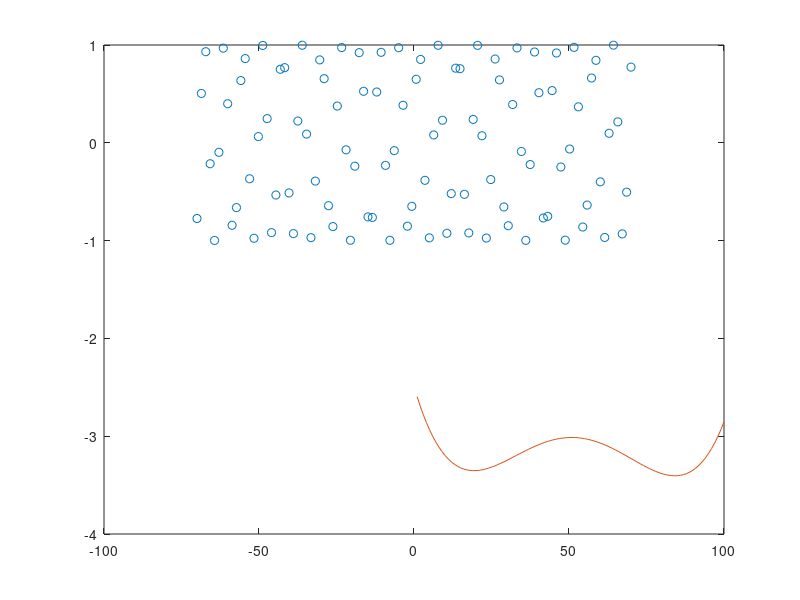

Reproduce this figure in MATLAB.
% -----------------------------------------------------------------
% Exercício 01

% A = [1 10 -4 6; 3 -11 25 9]

% A(2,1) = 18

% A = [A;[30 21 19 1]]

% A(2,8) = -6

% B = [A(1:3,2:5)]


% -----------------------------------------------------------------
% Exercício 02

% a = 2500/20
% a = 2500/20;
% b = [1 2 3 4 5 6 7 8 9]
% c = [1 2 3; 4 5 6; 7 8 9]
% c= [c;[10 11 12]]
% c(2,2)=0
% l = length(b)
% [m, n] = size(b)
% x = 1 : 2 : 9
% x = (0.8 : 0.2 : 1.4);
% y = sin(x)
% a = 2^3
% a = 4/3


% -----------------------------------------------------------------
% Exercício 03

% A = [2 1 -1; 0 1 0]
% B = [1 3 -1; 3 -1 -3]
% C = [1 1 1; 2 2 2; 1 -1 0]
% D = [1 -1; 1 0]
% E = [1 0 2]

% 2*A
% % A*E
% F = B'
% A.*B
% E/5
% % det(B)
% sin(A)
% exp(E)
% inv(A*A')


% -----------------------------------------------------------------
% Exercício 04

% format short
% short = -25.36278133

% format short e
% short_e = -25.36278133

% format long
% long = -25.36278133

% format long e
% long_e = -25.36278133

% format rat
% rat = -25.36278133

% format hex
% hex = -25.36278133

% format +
% plus = -25.36278133


% -----------------------------------------------------------------
% Exercício 05

% O símbolo ' % ' significa que o que tiver após ele será um comentário. Ou seja, não será compilado no código.

% ' who ' apresenta todas as variáveis que foram criadas até o momento.

% ' whos ' apresenta todas as variáveis que foram criadas até o momento, mas com alguns detalhes a mais: nome, tamanho, bytes e classe.

% ' clear ' deleta todas as variáveis criadas

% ' clear a ' deleta apenas a variavel chamada 'a'

% ' clc ' limpa a tela

% ' close 3 ' fecha a terceira imagem aberta
 
% ' close all ' fecha todas as imagens


% -----------------------------------------------------------------
% Exercício 06

% p_1 = [1 1 -6]
% r_1 = roots(p_1)

% p_2 = [1 -2 -3 -6]
% r_2 = roots(p_2)

% p_3 = [1 0 4 0 -2 1]
% r_3 = roots(p_3)

% p_4 = [1 0 0 0 0 0 2]
% r_4 = roots(p_4)


% -----------------------------------------------------------------
% Exercício 07

x = [-55 -25 5 35 65];
y = [-3.25 -3.2 -3.02 -3.32 -3.1];

save dados.mat x y 

% ao usar o comando ' clear all ', todas as variaveis ja criadas foram apagadas. Mas, quando demos ' load ' nos dados salvos, as variaveis 'x' e 'y' voltaram.

c = polyfit(x,y,4)

% plot(x,c);
% plot(y,c);

p = linspace(-70,70,100);
p = p';

yy = sin(p);

f = polyval(c,p);

plot(p,yy, 'o', f, '-');


% -----------------------------------------------------------------
% Exercício 08

% z1 = 3 - 2*i
% [theta_z1, rho_z1] = cart2pol(real(z1), imag(z1))

% z2 = -i;
% [theta_z2, rho_z2] = cart2pol(real(z2), imag(z2))

% z3 = -2;
% [theta_z3, rho_z3] = cart2pol(real(z3), imag(z3))

% z4 = log(e)+ log(2)*i;
% [theta_z4, rho_z4] = cart2pol(real(z4), imag(z4))


% -----------------------------------------------------------------
% Exercício 09

% u1 = e^i;
% [X,Y] = pol2cart(angle(u1), abs(u1))

% u2 = e^(i*pi*0.75)
% [X,Y] = pol2cart(angle(u2), abs(u2))

% u3 = 2*e^(5*i/2)
% [X,Y] = pol2cart(angle(u3), abs(u3))

% u4 = 0.56*e^(200*i)
% [X,Y] = pol2cart(angle(u4), abs(u4))


% -----------------------------------------------------------------
% Exercício 10

% termocople_1 = [84.3 86.4 85.2 87.1 83.5 84.8 85.0 85.3 85.3 85.2 82.3 84.7 83.6];
% termocople_2 = [90.0 89.5 88.6 88.9 88.9 90.4 89.3 89.5 88.9 89.1 89.5 89.4 89.8];
% termocople_3 = [86.7 87.6 88.3 85.3 80.3 82.4 83.4 85.4 86.3 85.3 89.0 87.3 87.2];

% max_termocople_1 = max(termocople_1)
% max_termocople_2 = max(termocople_2)
% max_termocople_3 = max(termocople_3)

% min_termocople_1 = min(termocople_1)
% min_termocople_2 = min(termocople_2)
% min_termocople_3 = min(termocople_3)


% -----------------------------------------------------------------
% Exercício 11

% a = input('a: ');
% b = input('b: ');
% c = input('c: ');

% p = [a b c];
% raizes = roots(p)

% -----------------------------------------------------------------
% Exercício 12

% custo = input('Custo: ');

% if(custo<1)
%     custo_final = 0.4
% else
%     custo_final = 0.4+(custo-1)/4    
% end


% -----------------------------------------------------------------
% Exercício 13

% function f = lista_01(n)

% for i=1:size(n, 1)
%     disp(i)
%     sum_row = sum(n(i,:))
% end

% -----------------------------------------------------------------
% Exercício 14

% function f = lista_01(n)

% for i=1:n
%     disp(i)
%     a_i = (1+1/i)^i
% end

% -----------------------------------------------------------------
% Exercício 15

% function f = lista_01()

% m = input('M: ');
% n = input('N: ');

% A = zeros(m,n);

% for i=1:m
%     for j=1:n 
%         A(i,j) = i^2 - j;
%     end   
% end

% A


% -----------------------------------------------------------------
% Exercício 16

% x = linspace(-20,20,100);
% y = x.^3 - 5.*x + 2

% hold on
% plot(x,y);
% xlabel('eixo x'); % legenda no eixo horizontal
% ylabel('eixo y'); % legenda no eixo vertical
% title('a)'); % título do gráfico
% hold off

% x = linspace(-2*pi,pi,100);
% y = sin(x).*cos(x);

% hold on
% plot(x,y);
% xlabel('eixo x'); % legenda no eixo horizontal
% ylabel('eixo y'); % legenda no eixo vertical
% title('b)'); % título do gráfico
% hold off

% x = linspace(0,20,100);
% y = cos(e.^x);

% hold on
% plot(x,y);
% xlabel('eixo x'); % legenda no eixo horizontal
% ylabel('eixo y'); % legenda no eixo vertical
% title('c)'); % título do gráfico
% hold off

% x = linspace(0,10,100);

% pol = [1 0 -5 2];
% y = polyder(pol)

% hold on
% plot(x,polyval(y,x));
% xlabel('eixo x'); % legenda no eixo horizontal
% ylabel('eixo y'); % legenda no eixo vertical
% title('d)'); % título do gráfico
% hold off


% -----------------------------------------------------------------
% Exercício 17

% [X,Y] = meshgrid(-5:5:100,-5:5:100);
% Z = X.^2 + Y.^2

% mesh(X,Y,Z);
% xlabel('eixo x'); % legenda no eixo horizontal
% ylabel('eixo y'); % legenda no eixo vertical
% zlabel('eixo z'); % legenda no eixo z
% title('a)'); % título do gráfico

% [X,Y] = meshgrid(-0.5:0.5:10,-0.5:0.5:10);
% Z = (1 -X.^2 -Y.^2).^(1/2)

% surf(X,Y,Z);
% xlabel('eixo x'); % legenda no eixo horizontal
% ylabel('eixo y'); % legenda no eixo vertical
% zlabel('eixo z'); % legenda no eixo z
% title('b)'); % título do gráfico

% [X,Y] = meshgrid(-pi:pi:100,-pi:pi:100);
% Z = sin(X/2).*cos(Y/3)

% surf(X,Y,Z);
% xlabel('eixo x'); % legenda no eixo horizontal
% ylabel('eixo y'); % legenda no eixo vertical
% zlabel('eixo z'); % legenda no eixo z
% title('c)'); % título do gráfico

% [X,Y] = meshgrid(-8:8:100,-8:8:100);
% Z = atan(X.^2 + Y.^2)

% surf(X,Y,Z);
% xlabel('eixo x'); % legenda no eixo horizontal
% ylabel('eixo y'); % legenda no eixo vertical
% zlabel('eixo z'); % legenda no eixo z
% title('d)'); % título do gráfico

% -----------------------------------------------------------------
% Exercício 18

% G = [6.8 8.3 6.1 7.0 7.5 8.2 5.7 5 7.6 8.5 6.2 7.1 9.6 7.8 7.6 6.8 7.2 7.5 8.3 9.3];

% % bar(G)

% qtds = [0 0 0 0 0];

% for i=1:size(G,2)
%     if(G(i)>=9 && G(i)<=10)
%         qtds(1) += 1;
%     else if (G(i)>=8 && G(i)<=8.9)
%         qtds(2) += 1;
%     else if (G(i)>=7 && G(i)<=7.9)
%         qtds(3) += 1;
%     else if (G(i)>=6 && G(i)<=6.9)
%         qtds(4) += 1;    
%     else if (G(i)<6)
%         qtds(5) += 1;
%     end
%     end
%     end
%     end
%     end
% end

% pie(qtds)

% -----------------------------------------------------------------
% Exercício 19

% ano_2004 = [2345 4363 3212 4565 8776 7679 6532 2376 2238 4509 5643 1137];
% ano_2005 = [2343 5766 4534 4719 3422 2200 3454 7865 6543 4508 2312 4566];

% figure
% name = {'janeiro';'fevereiro';'março';'abril';'maio';'junho';'julho';'agosto';'setembro';'outubro';'novembro';'dezembro'};
% x = [1:12]; 
% bar(x,ano_2004)
% set(gca,'xticklabel',name)
% rotateXLabels(gca, 45);

% figure
% name = {'janeiro';'fevereiro';'março';'abril';'maio';'junho';'julho';'agosto';'setembro';'outubro';'novembro';'dezembro'};
% x = [1:12]; 
% bar(x,ano_2005)
% set(gca,'xticklabel',name)
% rotateXLabels(gca, 45);


% -----------------------------------------------------------------
% Exercício 20

% t = 1797:2007;

% P = 187273000./(1 + e.^(0.0313*(t.-1913.25)));
% P_2027 = 187273000/(1 + e^(0.0313*(2027-1913.25))); % 5.1767e+06

% bar(t,P)